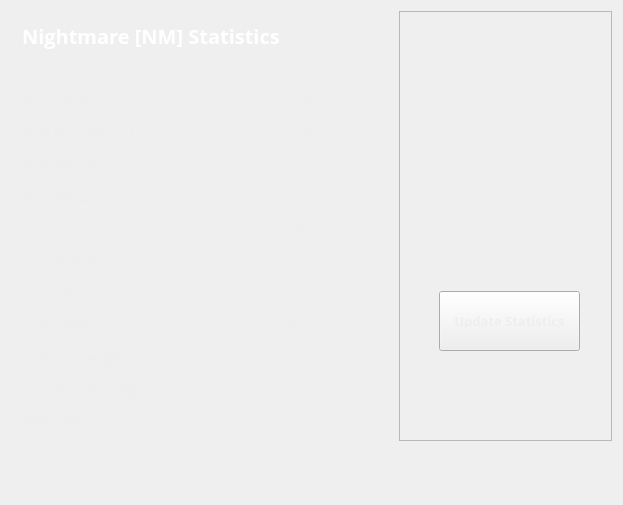
<?xml version="1.0" encoding="UTF-8"?>
<ui version="4.0">
 <class>StatisticsPage</class>
 <widget class="QWidget" name="StatisticsPage">
  <property name="windowModality">
   <enum>Qt::NonModal</enum>
  </property>
  <property name="geometry">
   <rect>
    <x>0</x>
    <y>0</y>
    <width>623</width>
    <height>505</height>
   </rect>
  </property>
  <property name="windowTitle">
   <string>Digging</string>
  </property>
  <property name="styleSheet">
   <string notr="true">color:#eeeeee;
font-family:'Open Sans,sans-serif';</string>
  </property>
  <layout class="QGridLayout" name="gridLayout">
   <property name="sizeConstraint">
    <enum>QLayout::SetMaximumSize</enum>
   </property>
   <item row="0" column="1">
    <widget class="QFrame" name="frame">
     <property name="minimumSize">
      <size>
       <width>213</width>
       <height>0</height>
      </size>
     </property>
     <property name="frameShape">
      <enum>QFrame::StyledPanel</enum>
     </property>
     <property name="frameShadow">
      <enum>QFrame::Raised</enum>
     </property>
     <widget class="QPushButton" name="startButton">
      <property name="geometry">
       <rect>
        <x>40</x>
        <y>280</y>
        <width>141</width>
        <height>60</height>
       </rect>
      </property>
      <property name="sizePolicy">
       <sizepolicy hsizetype="Fixed" vsizetype="Fixed">
        <horstretch>0</horstretch>
        <verstretch>0</verstretch>
       </sizepolicy>
      </property>
      <property name="minimumSize">
       <size>
        <width>120</width>
        <height>60</height>
       </size>
      </property>
      <property name="font">
       <font>
        <family>Open Sans,sans-serif</family>
        <pointsize>10</pointsize>
        <weight>75</weight>
        <bold>true</bold>
        <underline>false</underline>
        <kerning>true</kerning>
       </font>
      </property>
      <property name="autoFillBackground">
       <bool>false</bool>
      </property>
      <property name="styleSheet">
       <string notr="true"/>
      </property>
      <property name="text">
       <string>Update Statistics</string>
      </property>
     </widget>
     <widget class="QLabel" name="label">
      <property name="geometry">
       <rect>
        <x>10</x>
        <y>10</y>
        <width>191</width>
        <height>191</height>
       </rect>
      </property>
      <property name="text">
       <string/>
      </property>
      <property name="pixmap">
       <pixmap resource="../bitcoin.qrc">:/icons/nightmare</pixmap>
      </property>
      <property name="scaledContents">
       <bool>true</bool>
      </property>
     </widget>
    </widget>
   </item>
   <item row="0" column="0">
    <widget class="QFrame" name="gridFrame_2">
     <layout class="QGridLayout" name="gridLayout_4">
      <item row="3" column="0">
       <layout class="QFormLayout" name="formLayout_2">
        <property name="fieldGrowthPolicy">
         <enum>QFormLayout::FieldsStayAtSizeHint</enum>
        </property>
        <property name="horizontalSpacing">
         <number>139</number>
        </property>
        <property name="verticalSpacing">
         <number>18</number>
        </property>
        <property name="rightMargin">
         <number>0</number>
        </property>
        <item row="1" column="0">
         <widget class="QLabel" name="label_14">
          <property name="text">
           <string>&lt;html&gt;&lt;head/&gt;&lt;body&gt;&lt;p&gt;&lt;span style=&quot; font-weight:600;&quot;&gt;Block Height&lt;/span&gt;&lt;/p&gt;&lt;/body&gt;&lt;/html&gt;</string>
          </property>
         </widget>
        </item>
        <item row="1" column="1">
         <widget class="QLabel" name="heightBox">
          <property name="text">
           <string>00000</string>
          </property>
         </widget>
        </item>
        <item row="2" column="0">
         <widget class="QLabel" name="label_12">
          <property name="text">
           <string>&lt;html&gt;&lt;head/&gt;&lt;body&gt;&lt;p&gt;&lt;span style=&quot; font-weight:600;&quot;&gt;POW Block Reward&lt;/span&gt;&lt;/p&gt;&lt;/body&gt;&lt;/html&gt;</string>
          </property>
         </widget>
        </item>
        <item row="2" column="1">
         <widget class="QLabel" name="rewardBox">
          <property name="text">
           <string>10000</string>
          </property>
         </widget>
        </item>
        <item row="3" column="0">
         <widget class="QLabel" name="label_13">
          <property name="text">
           <string>&lt;html&gt;&lt;head/&gt;&lt;body&gt;&lt;p&gt;&lt;span style=&quot; font-weight:600;&quot;&gt;POW difficulty&lt;/span&gt;&lt;/p&gt;&lt;/body&gt;&lt;/html&gt;</string>
          </property>
         </widget>
        </item>
        <item row="3" column="1">
         <widget class="QLabel" name="diffBox">
          <property name="text">
           <string>0.0002</string>
          </property>
         </widget>
        </item>
        <item row="4" column="0">
         <widget class="QLabel" name="label_9">
          <property name="text">
           <string>&lt;html&gt;&lt;head/&gt;&lt;body&gt;&lt;p&gt;&lt;span style=&quot; font-weight:600;&quot;&gt;POS difficulty&lt;/span&gt;&lt;/p&gt;&lt;/body&gt;&lt;/html&gt;</string>
          </property>
         </widget>
        </item>
        <item row="4" column="1">
         <widget class="QLabel" name="diffBox2">
          <property name="text">
           <string>0.0002</string>
          </property>
         </widget>
        </item>
        <item row="5" column="1">
         <widget class="QLabel" name="pawrateBox">
          <property name="text">
           <string>0 MH/s</string>
          </property>
         </widget>
        </item>
        <item row="6" column="0">
         <widget class="QLabel" name="label3_2">
          <property name="sizePolicy">
           <sizepolicy hsizetype="Preferred" vsizetype="Maximum">
            <horstretch>0</horstretch>
            <verstretch>0</verstretch>
           </sizepolicy>
          </property>
          <property name="text">
           <string>&lt;html&gt;&lt;head/&gt;&lt;body&gt;&lt;p&gt;&lt;span style=&quot; font-weight:600;&quot;&gt;Last block time&lt;/span&gt;&lt;/p&gt;&lt;/body&gt;&lt;/html&gt;</string>
          </property>
         </widget>
        </item>
        <item row="6" column="1">
         <widget class="QLabel" name="localBox">
          <property name="text">
           <string>0 KH/s</string>
          </property>
         </widget>
        </item>
        <item row="7" column="0">
         <widget class="QLabel" name="label1_2">
          <property name="text">
           <string>&lt;html&gt;&lt;head/&gt;&lt;body&gt;&lt;p&gt;&lt;span style=&quot; font-weight:600;&quot;&gt;Connections&lt;/span&gt;&lt;/p&gt;&lt;/body&gt;&lt;/html&gt;</string>
          </property>
         </widget>
        </item>
        <item row="7" column="1">
         <widget class="QLabel" name="connectionBox">
          <property name="text">
           <string>0</string>
          </property>
         </widget>
        </item>
        <item row="8" column="0">
         <widget class="QLabel" name="label_8">
          <property name="text">
           <string>&lt;html&gt;&lt;head/&gt;&lt;body&gt;&lt;p&gt;&lt;span style=&quot; font-weight:600;&quot;&gt;Total Volume&lt;/span&gt;&lt;/p&gt;&lt;/body&gt;&lt;/html&gt;</string>
          </property>
         </widget>
        </item>
        <item row="8" column="1">
         <widget class="QLabel" name="volumeBox">
          <property name="text">
           <string>250</string>
          </property>
         </widget>
        </item>
        <item row="9" column="0">
         <widget class="QLabel" name="label_10">
          <property name="text">
           <string>&lt;html&gt;&lt;head/&gt;&lt;body&gt;&lt;p&gt;&lt;span style=&quot; font-weight:600;&quot;&gt;Total stake weight&lt;/span&gt;&lt;/p&gt;&lt;/body&gt;&lt;/html&gt;</string>
          </property>
         </widget>
        </item>
        <item row="9" column="1">
         <widget class="QLabel" name="minBox">
          <property name="text">
           <string>0</string>
          </property>
         </widget>
        </item>
        <item row="10" column="0">
         <widget class="QLabel" name="label_11">
          <property name="text">
           <string>&lt;html&gt;&lt;head/&gt;&lt;body&gt;&lt;p&gt;&lt;span style=&quot; font-weight:600;&quot;&gt;Network stake weight&lt;/span&gt;&lt;/p&gt;&lt;/body&gt;&lt;/html&gt;</string>
          </property>
         </widget>
        </item>
        <item row="10" column="1">
         <widget class="QLabel" name="maxBox">
          <property name="text">
           <string>0</string>
          </property>
         </widget>
        </item>
        <item row="11" column="0">
         <widget class="QLabel" name="label_15">
          <property name="text">
           <string>&lt;html&gt;&lt;head/&gt;&lt;body&gt;&lt;p&gt;&lt;span style=&quot; font-weight:600;&quot;&gt;Mining Phase&lt;/span&gt;&lt;/p&gt;&lt;/body&gt;&lt;/html&gt;</string>
          </property>
         </widget>
        </item>
        <item row="11" column="1">
         <widget class="QLabel" name="cBox">
          <property name="text">
           <string>POW-POS</string>
          </property>
         </widget>
        </item>
        <item row="5" column="0">
         <widget class="QLabel" name="label_16">
          <property name="text">
           <string>&lt;html&gt;&lt;head/&gt;&lt;body&gt;&lt;p&gt;&lt;span style=&quot; font-weight:600;&quot;&gt;Net Hashrate&lt;/span&gt;&lt;/p&gt;&lt;/body&gt;&lt;/html&gt;</string>
          </property>
         </widget>
        </item>
       </layout>
      </item>
      <item row="1" column="0">
       <layout class="QHBoxLayout" name="horizontalLayout_4">
        <property name="spacing">
         <number>7</number>
        </property>
        <item>
         <widget class="QLabel" name="label_5">
          <property name="font">
           <font>
            <family>Open Sans,sans-serif</family>
           </font>
          </property>
          <property name="text">
           <string>&lt;html&gt;&lt;head/&gt;&lt;body&gt;&lt;p&gt;&lt;span style=&quot; font-size:20px; font-weight:600; color:#FFFFFF;&quot;&gt;Nightmare [NM] Statistics&lt;/span&gt;&lt;/p&gt;&lt;/body&gt;&lt;/html&gt;</string>
          </property>
         </widget>
        </item>
        <item>
         <spacer name="horizontalSpacer_2">
          <property name="orientation">
           <enum>Qt::Horizontal</enum>
          </property>
          <property name="sizeHint" stdset="0">
           <size>
            <width>40</width>
            <height>20</height>
           </size>
          </property>
         </spacer>
        </item>
       </layout>
      </item>
      <item row="2" column="0">
       <spacer name="verticalSpacer_2">
        <property name="orientation">
         <enum>Qt::Vertical</enum>
        </property>
        <property name="sizeHint" stdset="0">
         <size>
          <width>20</width>
          <height>40</height>
         </size>
        </property>
       </spacer>
      </item>
     </layout>
    </widget>
   </item>
   <item row="1" column="0">
    <spacer name="verticalSpacer">
     <property name="orientation">
      <enum>Qt::Vertical</enum>
     </property>
     <property name="sizeHint" stdset="0">
      <size>
       <width>20</width>
       <height>40</height>
      </size>
     </property>
    </spacer>
   </item>
  </layout>
 </widget>
 <layoutdefault spacing="6" margin="11"/>
 <resources>
  <include location="../bitcoin.qrc"/>
 </resources>
 <connections/>
</ui>
